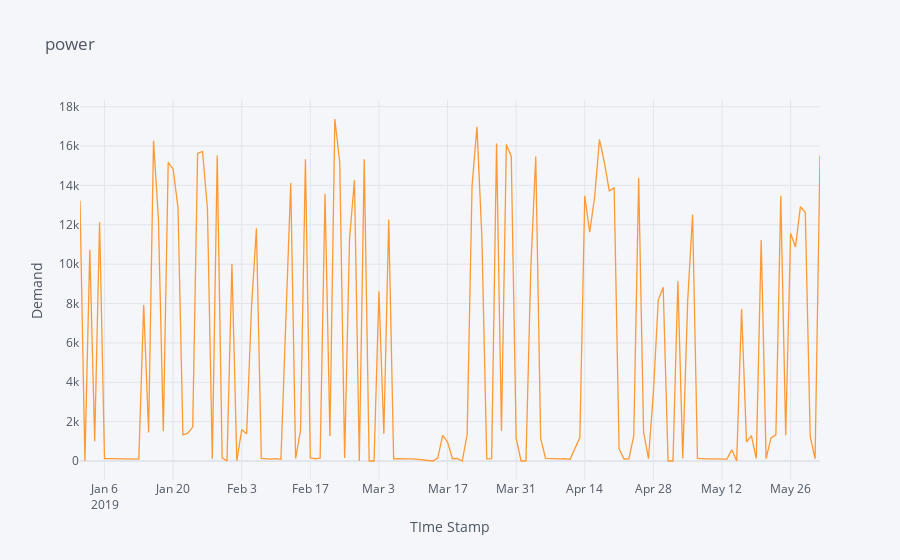

The code cell stored with this chart in its notebook:
### Code cell
#plotting the data 
data.iplot(title="power", xTitle='TIme Stamp',yTitle='Demand')

### Figure 1 — Plotly figure (JSON) as saved in the notebook; plotly's stock layout.template omitted (floating-point values rounded to 4 significant figures; data arrays with more than 128 entries replaced by an {"elided": "..."} marker saying what was removed)
{"data": [{"line": {"color": "rgba(255, 153, 51, 1.0)", "dash": "solid", "shape": "linear", "width": 1.3}, "mode": "lines", "name": "Demand[MWh]", "text": "", "type": "scatter", "x": {"elided": "147 str values"}, "y": {"elided": "147 int values"}}], "layout": {"legend": {"bgcolor": "#F5F6F9", "font": {"color": "#4D5663"}}, "paper_bgcolor": "#F5F6F9", "plot_bgcolor": "#F5F6F9", "title": {"font": {"color": "#4D5663"}, "text": "power"}, "xaxis": {"gridcolor": "#E1E5ED", "showgrid": true, "tickfont": {"color": "#4D5663"}, "title": {"font": {"color": "#4D5663"}, "text": "TIme Stamp"}, "zerolinecolor": "#E1E5ED"}, "yaxis": {"gridcolor": "#E1E5ED", "showgrid": true, "tickfont": {"color": "#4D5663"}, "title": {"font": {"color": "#4D5663"}, "text": "Demand"}, "zerolinecolor": "#E1E5ED"}}}
